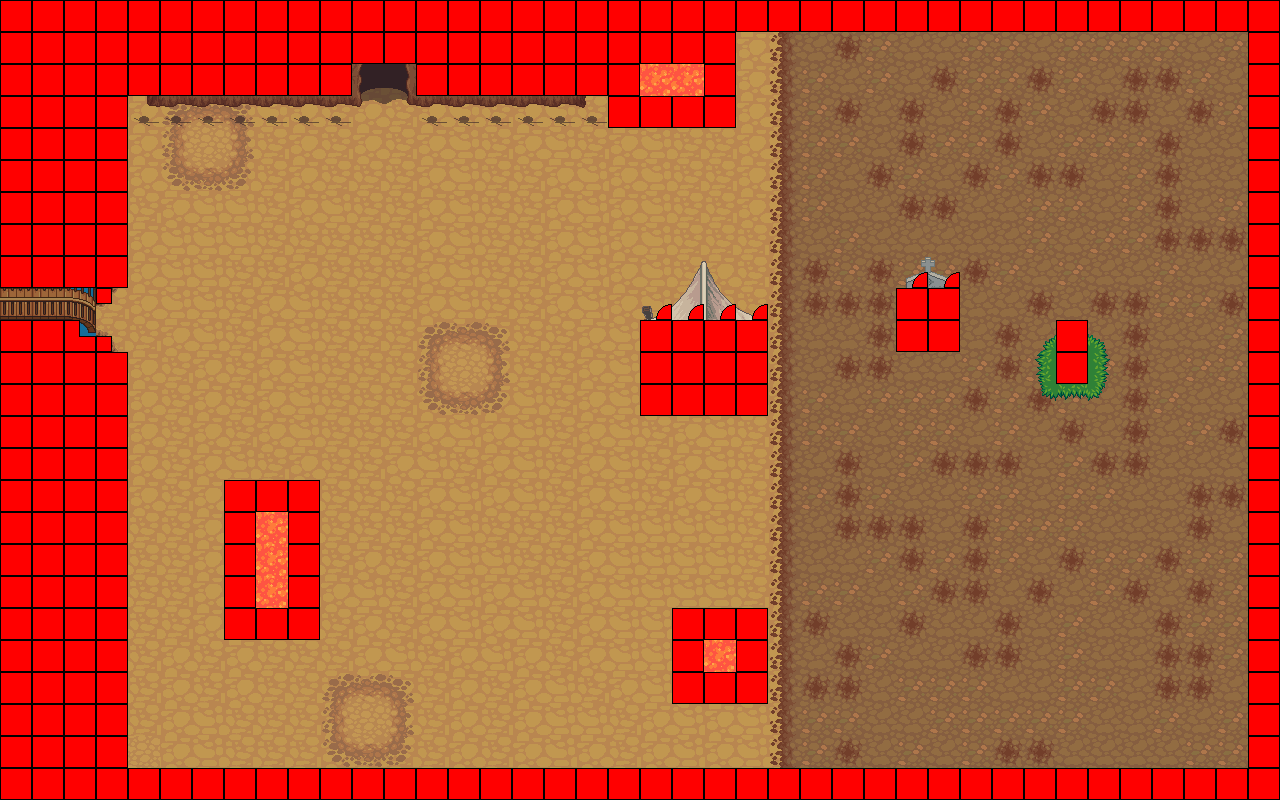

The image is a tile-based game level rendered from a .tmx file. Its description and source (layers, tilesets, objects; grid data summarised) follow:
An orthogonal 40x25 tile map with 32x32 px tiles, 7 tile layers (eau, sol, background, background_2, ...), 5 tilesets and 3 objects (2x changementMap, escalierGauche).

<map version="1.4" tiledversion="1.4.3" orientation="orthogonal" renderorder="right-down" compressionlevel="0" width="40" height="25" tilewidth="32" tileheight="32" infinite="0" nextlayerid="17" nextobjectid="21">
 <properties>
  <property name="nbMob" type="int" value="5" />
  <property name="niveau" type="int" value="2" />
 </properties>
 <tileset firstgid="1" source="tile_base_out_atlas.tsx" />
 <tileset firstgid="1025" source="tile_build_atlas.tsx" />
 <tileset firstgid="2049" source="tile_colision.tsx" />
 <tileset firstgid="2074" source="tile_obj_misk_atlas.tsx" />
 <tileset firstgid="3098" source="tile_terrain_atlas.tsx" />
 <layer id="1" name="eau" width="40" height="25">
  <data>[1000 cells, 1000 non-empty, 4 distinct tile ids]</data>
 </layer>
 <layer id="3" name="sol" width="40" height="25">
  <data>[1000 cells, 925 non-empty, 14 distinct tile ids]</data>
 </layer>
 <layer id="4" name="background" width="40" height="25">
  <data>[1000 cells, 169 non-empty, 47 distinct tile ids]</data>
 </layer>
 <layer id="7" name="background_2" width="40" height="25">
  <data>[1000 cells, 73 non-empty, 31 distinct tile ids]</data>
 </layer>
 <layer id="5" name="overground" width="40" height="25">
  <data>[1000 cells, 11 non-empty, 11 distinct tile ids]</data>
 </layer>
 <layer id="6" name="overground_2" width="40" height="25">
  <data>[1000 cells, 0 non-empty, 0 distinct tile ids]</data>
 </layer>
 <layer id="8" name="logique" width="40" height="25">
  <data>[1000 cells, 287 non-empty, 6 distinct tile ids]</data>
 </layer>
 <objectgroup id="16" name="trigger" width="1" height="1">
  <object id="17" name="Sortie Pont" type="changementMap" x="1" y="259" width="24" height="70">
   <properties>
    <property name="destiMap" value="map_campagne_ThunderSun.tmx" />
    <property name="destiX" type="int" value="1225" />
    <property name="destiY" type="int" value="375" />
   </properties>
  </object>
  <object id="19" name="Entree Grotte" type="changementMap" x="348" y="65" width="67" height="68">
   <properties>
    <property name="destiMap" value="map_grotte.tmx" />
    <property name="destiX" type="int" value="270" />
    <property name="destiY" type="int" value="750" />
   </properties>
  </object>
  <object id="20" name="Pont" type="escalierGauche" x="63" y="273" width="35" height="64">
   <properties>
    <property name="destiX" type="int" value="12" />
   </properties>
  </object>
 </objectgroup>
</map>
